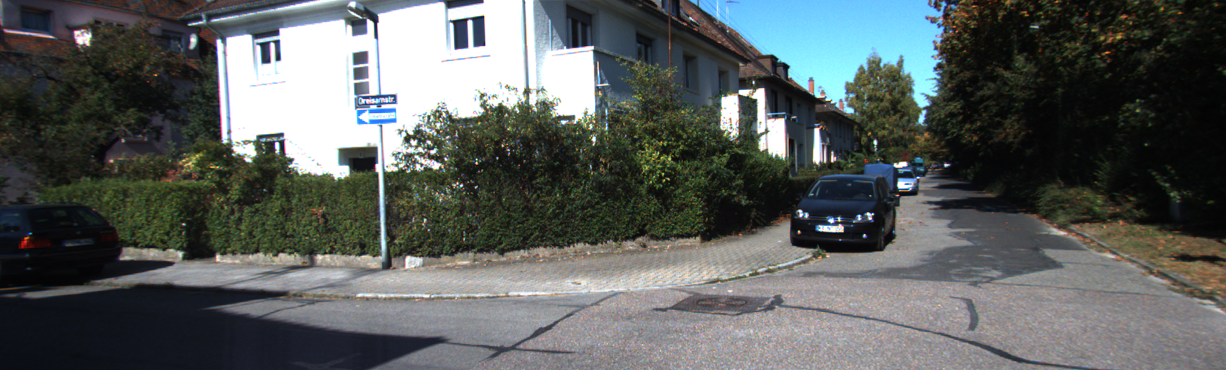
#> input picture Project-2/data/img2/0000000460.png, 1226 x 370 px; its folder holds only this picture in this run
$ jupyter execute --allow-errors StereoSLAM.ipynb   (shell and % lines are left out)
#> lines starting #> are read from the running program, lines starting #| are printed output that depends on the picture
# Stereo SLAM

This is a major part of this project and will likely take some time.

For stereo, feel free to look up existing tutorials that implement this and write your own code here. Do not spend too long tweaking parameters here, focus on getting decent results and move on. You can also use OpenCV functions to backproject to 3D.

## PART 1: Stereo dense reconstruction

3-D point clouds are very useful in robotics for several tasks such as object detection, motion estimation (3D-3D matching or 3D-2D matching), SLAM, and other forms of scene understanding.  Stereo cameras provide  us  with  a  convenient  way  to  generate  dense  point  clouds. Dense here,  in  contrast  to sparse, means all the image points are used for the reconstruction.  In this part of the assignment you will be generating a dense 3D point cloud reconstruction of a scene from stereo images.

#### Procedure:

<ol>
    <li> Generate a disparity map for each stereo pair.  Use OpenCV (e.g.  StereoSGBM) for this.  Note that the images provided are already rectified and undistorted. </li>
    <li> Then, using the camera parameters and baseline information generate colored point clouds from each disparity map.  Some points will have invalid disparity values, so ignore them.  Use [Open3D]for storing your point clouds. </li>
    <li> Register (or transform) all the generated point clouds into your world frame by using the provided ground truth poses. </li>
    <li> Visualize the registered point cloud data, in color.  Use Open3D for this </li>
</ol>


Write briefly about how the disparity map is generated (if you used SGBM, write about SGBM).

[cell 1]
import numpy as np
import cv2
from matplotlib import pyplot as plt
import open3d as o3d

**Write briefly about how the disparity map is generated (if you used SGBM, write about SGBM).**

We have created disparity map for each left-right stereo image pair. Disparity map measures the difference in apparent positions of the same point as observed in the left and right stereo image pair. This can be related to the depth of that point (closer objects have a higher disparity). We got the disparity map using OpenCV's StereoSGBM function. It uses Semi-Global Block Matching to calculate corresponding points and then measures the differences in their apparent positions.

Next, we calculate the reverse projection matrix, which uses the dimensions of the image, the focal distance and the baseline, and along with the disparity (or depth) information, helps to reproject the image points back into the 3D world. OpenCV's reprojectImageTo3D comes in handy.

[cell 2]
# [8 lines left out: function reprojectImageTo3d, not called in this run]

def find_disparity(imageL,imageR):
    stereo = cv2.StereoSGBM_create(minDisparity = -39,
        numDisparities = 144,
        disp12MaxDiff = 1,
        blockSize=5,
        P1= 8*3* 5**2,
        P2= 32*3*5**2,
        uniquenessRatio = 10,
        speckleWindowSize = 100,
        speckleRange = 32,
        preFilterCap= 63
        )
    disparity = stereo.compute(imageL, imageR).astype(np.float32)/64.0
    disparity = (disparity+39)/144
    return disparity

#> (a cell that did not finish here is left out)

[cell 4]
output = o3d.io.read_point_cloud("colored_op.pcd")
o3d.visualization.draw_geometries([output])

## PART 2: Motion estimation using iterative PnP

Using the generated reconstruction from the previous part, synthesize a new image taken by a virtualmonocular camera fixed at any arbitrary position and orientation.  Your task in this part is to recover this pose using an iterative Perspective-from-n-Points (PnP) algorithm.

#### Procedure:

<ol>
    <li> Obtain a set of 2D-3D correspondences between the the image and the point cloud.  Since here you’re generating the image, this should be easy to obtain. </li>
    <li> For this set of correspondences compute the total reprojection error c= $\sum_{i} ‖x_i−P_{k}X_i‖^2 $    where $P_{k}= K[R_{k}|t_{k}]$, $X_{i}$ is the 3D point in the world frame, $x_{i}$ is its corresponding projection. </li>
    <li> Solve for the pose $T_{k}$ that minimizes this non-linear reprojection error using a Gauss-Newton (GN)scheme.  Recall that in GN we start with some initial estimated value $x_{o}$ and iteratively refine the estimate using $x_{1}$= $∆x+x_0$, where $∆x$ is obtained by solving the normal equations $J^{T}J∆x$= -$J^{T}e$, until convergence.The main steps in this scheme are computing the corresponding Jacobians and updating the estimates correctly.  For our problem,  use a 12×1 vector parameterization for $T_{k}$(the top 3×4submatrix).  Run the optimization for different choices of initialization and report your observations. </li>
</ol>

Make sure that you write about how you calculate the residual and jacobians. Do not just include the code. The pose that you have been given is the ground truth, so using that will obviously give good results for optimization, so try out something else as well.

[cell 5]
# [41 lines left out: functions AB, DLT, Jacobian, GaussNewton, not called in this run]

[cell 6]
pcd_pts = np.asarray(output.points)
#> (the rest of this cell did not finish here and is left out)

#> (a cell that did not finish here is left out)

**Make sure that you write about how you calculate the residual and jacobians.**

The shape of the residual matrix is `[2 * Number of points, 1]`. For i<sup>th</sup> point, the row number 2 * i - 1 is the difference in x-coordinate after reprojection from 3D point and row number 2 * i is the difference in y-coordinate after reprojection from 3D point.
The shape of the residual matrix is `[2 * Number of points, 12]`. Number of rows is same as number of rows in residual and 12 columns are due to the 12 unknowns of P. Each column entry for a row is the partial differentiation of the residual w.r.t one of the 12 elements of P.

## PART 3: Odometry Calculation

In part 1, you used the ground truth pose for registration. Here, try to estimate the pose using the RGB image data alone.

#### Procedure:

1. This can be done by computing features across the two images and matching them. Since you already have the depth map, you now have correspondences between the depth maps of two images as well from the RGB feature matches.
2. You can now convert this depth map to a point cloud.
3. Since you have correspondences between image points in the depth map, you have 3D correspondences here as well. Perform ICP here to get a good pose estimate.
4. Feed these initial pose estimates into the PnP pipeline and optimise further.

[cell 8]
img1_pts = np.array([[810.15633291, 198.58590281],
 [876.07031141, 202.01000559],
 [820.42864125, 183.1774403 ],
 [873.50223432, 185.74551739],
 [798.17197319, 218.27449379],
 [855.52569474, 224.26667365],
 [382.99951124, 271.34808686],
 [388.9916911,  178.89731183],
 [263.15591398,  65.04589443],
 [456.61772099,  50.49345762],
 [353.03861193,  36.7970465 ],
 [354.75066332,  55.62961179],
 [287.98065913, 295.31680631],
 [204.09014104, 309.86924312]])

img2_pts = np.array([[ 965.95300936,  213.13833962],
 [1054.12365591,  218.27449379],
 [ 979.64942047,  196.01782572],
 [1048.98750175,  197.72987711],
 [ 953.96864963,  236.25103338],
 [1031.01096216,  243.09923893],
 [ 479.73041475,  281.6203952 ],
 [ 487.434646,    181.46538891],
 [ 371.01515152,   65.04589443],
 [ 561.90888144,   47.06935484],
 [ 458.32977238,   34.22896942],
 [ 458.32977238,   51.34948331],
 [ 377.86335707,  307.30116604],
 [ 288.83668482,  320.99757715]]
)

img1_pts = img1_pts.round(0)
img2_pts = img2_pts.round(0)
img1_pts = img1_pts.astype(int)
img2_pts = img2_pts.astype(int)

[cell 9]
import matplotlib.pyplot as plt
import matplotlib.image as mpimg
import matplotlib.cm as cm
import numpy as np

image_points = img1_pts
N = len(image_points)
image_points = np.array(image_points)
fig = plt.figure(figsize=(10,15))
img = mpimg.imread('../data/img2/0000000460.png')
#> img is the input picture: shape (370, 1226, 3) float32; mean R, G, B 0.354, 0.372, 0.365
imgplot = plt.imshow(img)
colors = np.random.rand(N)
area = (15 * np.ones(N))**2
plt.scatter(image_points[:,0], image_points[:,1], c=colors, s=area)
plt.show()
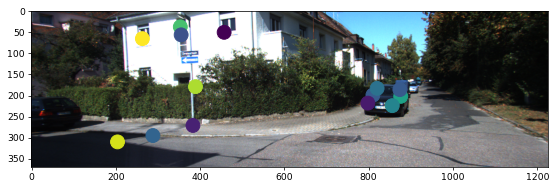
#> figure drawn by matplotlib, 1 panel

image_points = img2_pts
N = len(image_points)
image_points = np.array(image_points)
fig = plt.figure(figsize=(10,15))
img=mpimg.imread('../data/img2/0000000463.png')
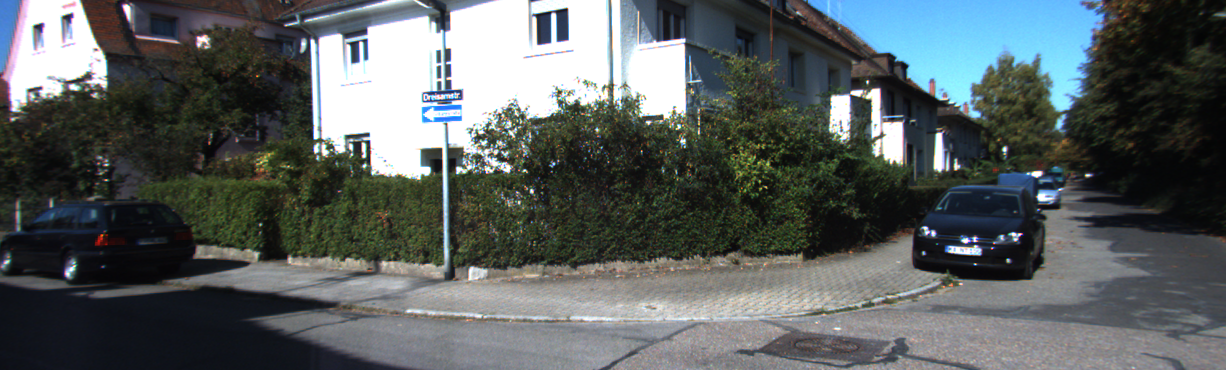
#> input picture Project-2/data/img3/0000000463.png, 1226 x 370 px, found by its file name
#> img is the input picture: shape (370, 1226, 3) float32; mean R, G, B 0.35, 0.375, 0.375
imgplot = plt.imshow(img)
colors = np.random.rand(N)
area = (15 * np.ones(N))**2
plt.scatter(image_points[:,0], image_points[:,1], c=colors, s=area)
plt.show()
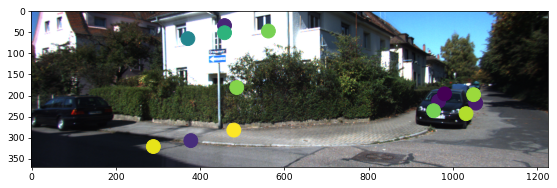
#> figure drawn by matplotlib, 1 panel

[cell 10]
# [9 lines left out: function _reprojectImageTo3d, not called in this run]

imgL = cv2.imread("../data/img2/0000000460.png")
imgR = cv2.imread("../data/img3/0000000460.png")
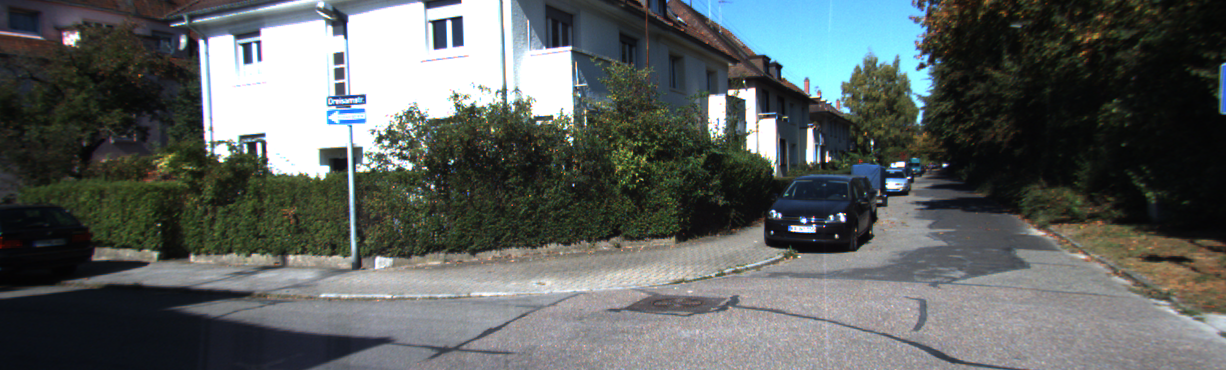
#> input picture Project-2/data/img3/0000000460.png, 1226 x 370 px
#> imgR is the input picture: shape (370, 1226, 3); mean B, G, R 95.5, 97.2, 92.2
disparity = find_disparity(imgL,imgR)
#> in find_disparity, `disparity = stereo.compute(imageL, imageR).astype(np.float32)/64.0`:
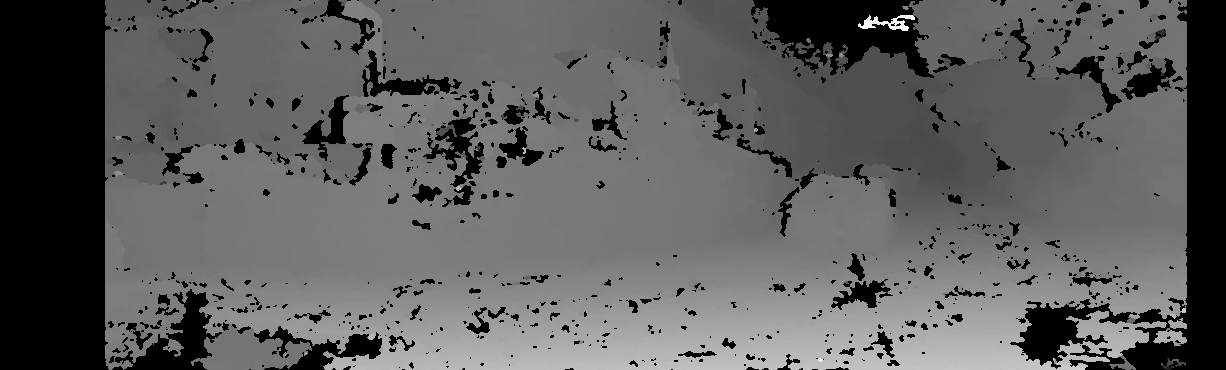
#> disparity: shape (370, 1226) float32; min -10, max 25.47, mean 3.1; drawn with min black and max white
#> in find_disparity, `disparity = (disparity+39)/144`:
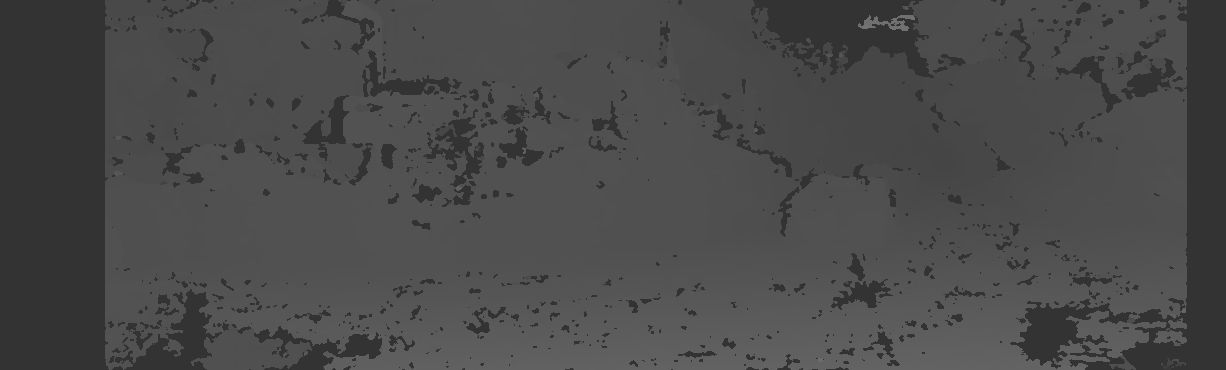
#> disparity: shape (370, 1226) float32; min 0.201, max 0.448, mean 0.292
#> (the rest of this cell did not finish here and is left out)
